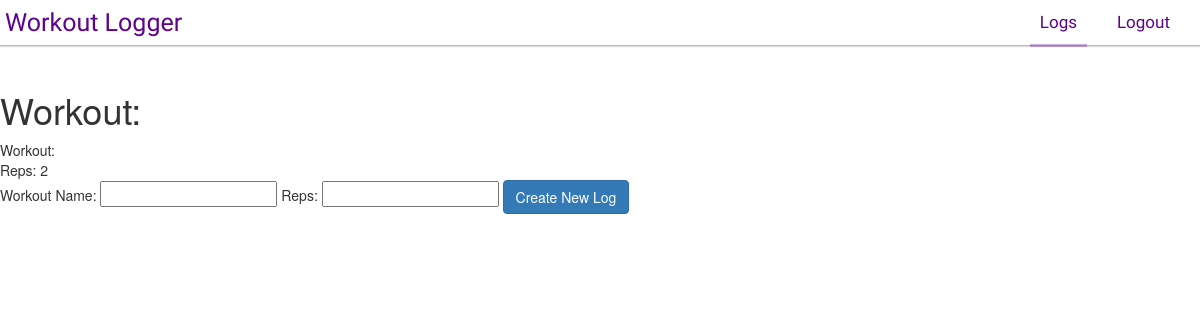
The page /2/ (signed in) on the database as committed earlier.
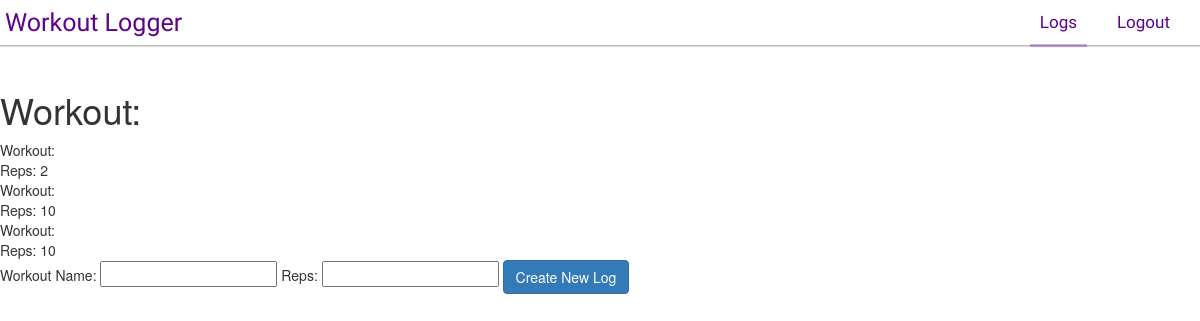
The same page on the database as committed later.
### logs/models.py (models this page shows, shortened)
class Workout(models.Model):
    name = models.CharField(max_length=30)
    reps = models.PositiveIntegerField()

### logs/views.py (the view)
# urls.py: url('^(?P<log_id>\d+)/$', views.detail, name="detail"),
def detail(request, log_id):
    if request.user.is_authenticated():
        log = Log.objects.get(pk=log_id)
        return render(request, 'logs/detail.html', {'log': log})
    else:
        return HttpResponseRedirect('/')

### logs/templates/logs/detail.html (shortened to what this page needs)
{% extends 'logs/base.html' %}
{% block nav_bar %}
  <div class="top-nav">
    <div class="pull-left logo"><a href="{% url "index" %}">Workout Logger</a></div>
    <div class="nav-logout"><a href="{% url "logout" %}">Logout</a></div>
    <div class="nav-logs active"><a href="{% url "logs" %}">Logs</a></div>
  </div>
{% endblock %}
{% block body_block %}
  <div id="container">
    <h1>Workout:</h1>
    {% for workout in log.workouts.all %}
      Workout: {{ workout.name }}<br>
      Reps: {{ workout.reps }}<br>
    {% endfor %}
    <form action="{% url 'add_to_log' %}" method="POST">
      Workout Name:
      <input type="text" name="workout" value="{{ workout.name }}" />
      Reps:
      <input type="text" name="reps" value="{{ workout.reps }}" />
      <input class="btn btn-primary" type="submit" name="submit" value="Create New Log" />
    </form>
  </div>
{% endblock %}

### logs/templates/logs/base.html (shortened to what this page needs)
<!DOCTYPE html>
{% load static %}
<html>
    <head>
      <link href="{% static 'css/bootstrap.min.css' %}" rel="stylesheet" media="screen">
      <link href="{% static 'css/main.css' %}" rel="stylesheet" media="screen">
    </head>
    <nav>
      {% block nav_bar %}{% endblock %}
    </nav>
    <body>
      {% block body_block %}{% endblock %}
    </body>
</html>

### static/css/main.css (style rules this page uses)
.top-nav { position: fixed; height: 45px; width: 100%; background-color: hsla(360,0%,100%,1); top: 0; -webkit-box-shadow: 0px 0px 2px 1px hsla(360,0%,0%,0.4); -moz-box-shadow: 0px 0px 2px 1px hsla(360,0%,0%,0.4); box-shadow: 0px 0px 2px 1px hsla(360,0%,0%,0.4); }
#container { padding-top: 70px; }
.logo { margin: 5px; }
.logo a { font-family: 'Montserrat', sans-serif; font-size: 25px; color: hsla(280,96%,28%,1); }
.nav-logout { float: right; margin: 0 20px; padding: 10px; }
.nav-logs { float: right; padding: 10px; }
.nav-logs.active { float: right; padding: 10px; border-bottom: 3px solid hsla(280,96%,28%,0.3); }
.nav-logs a { font-family: 'Montserrat', sans-serif; font-size: 17px; text-decoration: none; color: hsla(280,96%,28%,1) }
.nav-logout a { font-family: 'Montserrat', sans-serif; font-size: 17px; text-decoration: none; color: hsla(280,96%,28%,1) }

Rows that differ between the two databases and show on the page:
added Workout: reps "10"
added Workout: reps "10"
